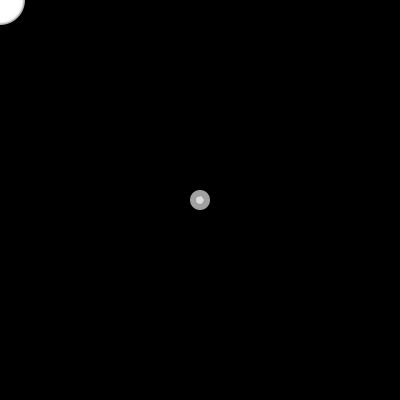
Frame 1 (no input)
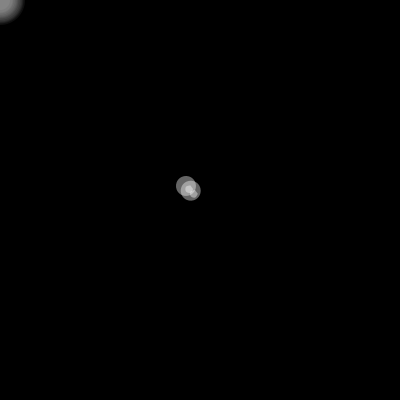
Frame 60 (the mouse pressed at the canvas centre just before this capture)
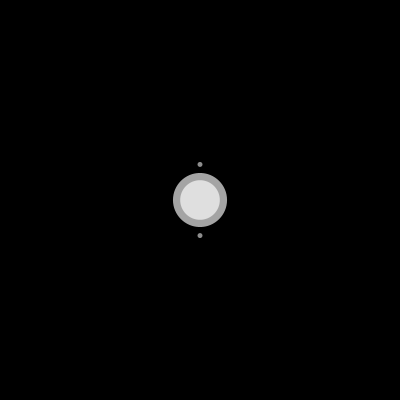
Frame 120 (the mouse held since frame 60 and released just before this capture)

The Processing sketch that drew these frames (run headless with seeded random() and noise(); from frame 60 on, the mouse is pressed at the canvas centre):

// Processing sketch: processing_115439
// ── processing_115439.pde

class Spring {
  Particle p;
  Particle q;
  float restLength;
  float springConstant;
 
  Spring (Particle p1, Particle p2) {
    p = p1;
    q = p2;
 
    float dx = p.px - q.px;
    float dy = p.py - q.py;
    restLength = sqrt(dx*dx + dy*dy);
    springConstant = 0.1;
  }
 
  void update() {
    float dx = p.px - q.px;
    float dy = p.py - q.py;
    float dh = sqrt(dx*dx + dy*dy);
 
    if (dh > 1) {
      float distention = dh - restLength;
      float restorativeForce = springConstant * distention; // F = -kx
      float fx = (dx/dh) * restorativeForce;
      float fy = (dy/dh) * restorativeForce;
      p.addForce (-fx, -fy);
      q.addForce ( fx, fy);
    }
  }
 
  void render() {
    stroke(255);
    line(p.px, p.py, q.px, q.py);
  }
}
class Blob
{
  ArrayList<Particle> myParticles;
  ArrayList<Spring> mySprings;
  int nPoints;
  float radius;
  Particle center;
  Particle point1;
  Particle p;
  boolean attraction;
 
  
  Blob(int np, float r,boolean a)
  {
    myParticles = new ArrayList<Particle>();
    mySprings = new ArrayList<Spring>();
    nPoints=np;
    radius=r;
    
    
     for (int i=0; i<nPoints; i++) {
    float t = (float)i/nPoints * TWO_PI;
    float rx = width/2 + radius * cos(t);
    float ry = width/2 + radius * sin(t);
    myParticles.add( new Particle(rx, ry));
  }

 
  // stitch the particles together into a blob.
  mySprings = new ArrayList<Spring>();
  for (int i=0; i<(nPoints/2); i++) {
    Particle p = myParticles.get(i);
    Particle q = myParticles.get((i+1)%nPoints);
    Spring s0 = new Spring (p, q);
    mySprings.add (s0);
  }
    int connections[] = {2,3,5,7,11};
  for (int j=1; j<connections.length; j++) {
    for (int i=0; i<nPoints; i++) {
      Particle p = myParticles.get(i);
      Particle q = myParticles.get((i+ connections[j])%nPoints);
      Spring s0 = new Spring (p, q);
      mySprings.add (s0);
    }
  }
  
   p=new Particle(0,0);
   p=myParticles.get(0);
   float particlex=p.px;
   float particley=p.py;
   center=new Particle(particlex-radius,particley-radius);
 
  }
  
  void update(float mr)
  {
     float gravityForceX = 0;
  float gravityForceY = -0.1;
  float mutualRepulsionAmount=mr;
  
  

    for (int i=0; i<myParticles.size(); i++) {
    myParticles.get(i).bPeriodicBoundaries = false;
    myParticles.get(i).update(); // update all locations
  }
   for (int i=0; i<myParticles.size(); i++) {
     float dx=myParticles.get(i).px-mouseX;
     float dy=myParticles.get(i).py-mouseY;
     float dh=sqrt(dx*dx+dy*dy);
     
     float componentInX = dx/dh;
        float componentInY = dy/dh;
        float proportionToDistanceSquared = 1.0/(dh);
         
        float repulsionForcex = mutualRepulsionAmount * componentInX * proportionToDistanceSquared;
        float repulsionForcey = mutualRepulsionAmount * componentInY * proportionToDistanceSquared;
    myParticles.get(i).addForce(-repulsionForcex,-repulsionForcey);
  }
  // update the springs
  for (int i=0; i<mySprings.size(); i++) {
    mySprings.get(i).update(); // draw all springs
  }
  
  center=new Particle(myParticles.get(0).px-radius,myParticles.get(0).py);
  }
  
  void render()
  {
    // Render the springs and particles
  /*for (int i=0; i<mySprings.size(); i++) {
    mySprings.get(i).render(); // draw all springs
  }
  for (int i=0; i<myParticles.size(); i++) {
    myParticles.get(i).render(); // draw all particles
  }*/
  noStroke();
  fill(255,100);
  
  float controlStartX=myParticles.get(0).px;
  float controlStartY=myParticles.get(0).py;
  float controlEndX=myParticles.get(nPoints-1).px;
  float controlEndY=myParticles.get(nPoints-1).py;
  beginShape();
  curveVertex(controlStartX,controlStartY);
  for(int i=0;i<nPoints;i++)
  {
    float x=myParticles.get(i).px;
    float y=myParticles.get(i).py;
    curveVertex(x,y);
    
  }
  curveVertex(controlEndX,controlEndY);
  endShape();
  
   //center=new Particle((myParticles[0].px)-radius,(myParticles[0].py)-radius);
  // fill(255,0,0);
  // ellipse(center.px,center.py,5,5);
  // fill(0,255,0);
  // ellipse(myParticles.get(0).px,myParticles.get(0).py,5,5);
  }
  
 /* Particle getClosest()
  {
    Particle c;
    float disX=0.0;
    float smallestDis=0.0;
    for(int i=0;i<myParticles.size();i++)
    {
     disX=sqrt(myParticles.get(i).px-mouseX)+myParticles.get(i).py-mouseY);
     if(disX<=smallestDis)
     {
       smallestDis=disX;
       c=myParticles.get(i);
     }
    }
  }*/
  
  Particle getFurthest(Egg e)
  {
   float dist=0.0;
   float maxDist=0.0;
   Particle far=new Particle(0.0,0.0);
   for(int i=0;i<myParticles.size();i++)
  {
   dist=sqrt(abs(myParticles.get(i).px-e.centerX)+abs(myParticles.get(i).py-e.centerY));
   if(dist>=maxDist)
   {
    maxDist=dist;
    far=myParticles.get(i);
   }
  }
 return far;
  }

  
  
}
class Egg
{
 float centerX;
 float centerY; 
 boolean breach;
 Sperm suitor1;
 Sperm suitor2;

 
 Egg()
 {
  centerX=mouseX;
  centerY=mouseY;
 breach=false; 
 suitor1=new Sperm(.1,this);
 suitor2=new Sperm(.1,this);
 
   
 }
 
 Egg(Sperm a,Sperm b)
 {
   centerX=mouseX;
   centerY=mouseY;
   breach=false;
   suitor1=a;
   suitor2=b;
   
 }

 
 void update()
 {
   centerX=mouseX;
   centerY=mouseY;
 }
 
 
 void render()
 {
   float alpha=sin(millis()/250.0);
   alpha=map(alpha,-1,1,0,200);
   float alphaJump=map(alpha,50,200, 0,10);
 
 if(!isBreached())
 {
 fill(255,alpha);
  noStroke();
  ellipse(centerX,centerY,50,50);
  ellipse(centerX,centerY,47,47);
  ellipse(centerX,centerY,45,45);
  ellipse(centerX,centerY,43,43);
  ellipse(centerX,centerY,40,40);
  ellipse(centerX,centerY,37,37);
  ellipse(centerX,centerY,35,35);
  ellipse(centerX,centerY,33,33);
  ellipse(centerX,centerY,30,30);
  ellipse(centerX,centerY,27,27);
  ellipse(centerX,centerY,25,25);
  ellipse(centerX,centerY,20,20); 
 }
 else
 {
   alpha=map(alpha,0,200,50,255);
 fill(255,alpha);
 float alphaBeat=sin(millis()/70.0);
 alphaBeat=map(alphaBeat,-1,1,0,20);
  noStroke();
  ellipse(centerX,centerY,50+alphaJump,50+alphaJump);
  ellipse(centerX,centerY,20+alphaBeat,20+alphaBeat);
 
 //center embryo
  
 }

   /*noStroke();
  ellipse(centerX,centerY,50,50);
  ellipse(centerX,centerY,20,20); */
 }
 
 

}
/*Rachel Moeller
Sperm and Egg simulation

Using Golan Levin's particles and springs/blob
*/

//these are really one sperm that spirals out from the center
Sperm spermie;
Sperm joe;
Egg eggie;
boolean breach;
ArrayList<Particle> particles;
float numParticles;

 
void setup() {
  size(400, 400);
  eggie=new Egg();
 spermie=new Sperm(9,eggie);
 joe=new Sperm(6,eggie);
 eggie=new Egg(spermie,joe);
 
   particles=new ArrayList<Particle>();
   numParticles=10;
   for(int i=0;i<numParticles;i++)
   {
     particles.add(new Particle(eggie.centerX,eggie.centerY));
   }   
}
 
 boolean isBreached()
  {
  ArrayList<Sperm> sperms=new ArrayList<Sperm>();
  sperms.add(spermie);
  sperms.add(joe);
  
  for(int i=0;i<sperms.size();i++)
  {
    float spermX=sperms.get(i).base.center.px;
    float spermY=sperms.get(i).base.center.py;
    if(spermX>eggie.centerX-25 && spermX<eggie.centerX+25 && spermY>eggie.centerY-25 &&spermY<eggie.centerY+25)
    {
      breach=true;
      return true;
    }
  }
  breach=false;
  return false;
 }
 void encircleUpdate(float alphaJump)
 {
  eggie.centerX=eggie.centerX+alphaJump;
  eggie.centerY=eggie.centerY+alphaJump;
 }
 void encircle()
 {
   
   float alpha=sin(millis()/250.0);
   float alphaJump=map(alpha,-1,1,0,10);
   float alphaColor=map(alpha,-1,1,0,255);
  fill(255,alphaColor); 
  ellipse(eggie.centerX,eggie.centerY-30-alphaJump,5,5);
  ellipse(eggie.centerX,eggie.centerY+30+alphaJump,5,5);
 }
 
 
void draw() {
  background (0);
  
  if(!isBreached())
  {
 spermie.update();
 joe.update();
    spermie.render();
    joe.render();
    eggie.update();
    eggie.render();
  }
  else
  {
  spermie.update();
  spermie.renderBreach();
  joe.renderBreach();
  
  eggie.update();
  eggie.render();
  encircle();
  }

 
}

class Particle {
  float px;
  float py;
  float vx;
  float vy;
  float damping;
  float mass;
  boolean bLimitVelocities = true;
  boolean bPeriodicBoundaries = false;
 
  // Constructor for the Particle
  Particle (float x, float y) {
    px = x;
    py = y;
    vx = vy = 0;
    damping = 0.93;
    mass = 1.0;
  }
 
  // Add a force in. One step of Euler integration.
  void addForce (float fx, float fy) {
    float ax = fx / mass;
    float ay = fy / mass;
    vx += ax;
    vy += ay;
  }
 
  // Update the position. Another step of Euler integration.
  void update() {
    vx *= damping;
    vy *= damping;
    limitVelocities();
    handleBoundaries();
    px += vx;
    py += vy;
  }
 
 
  void limitVelocities() {
    if (bLimitVelocities) {
      float speed = sqrt(vx*vx + vy*vy);
      float maxSpeed = 6.0;
      if (speed > maxSpeed) {
        vx *= maxSpeed/speed;
        vy *= maxSpeed/speed;
      }
    }
  }
 
  void handleBoundaries() {
    if (bPeriodicBoundaries) {
      if (px > width ) px -= width;
      if (px < 0     ) px += width;
      if (py > height) py -= height;
      if (py < 0     ) py += height;
    }
    else {
      if (px+vx > width ) {
        vx = -vx;
        px = min(px, width);
      }
      if (px+vx < 0     ) {
        vx = -vx;
        px = max(px, 0);
      }
      if (py+vy > height) {
        vy = -vy;
        py = min(py, height);
      }
      if (py+vy < 0     ) {
        vy = -vy;
        py = max(py, 0);
      }
    }
  }
 
  void render() {
    ellipse(px, py, 7, 7);
  }
}

class Sperm
{
  Blob base;
  Blob northPole;
  Tail tail;
  Tail tail1;
  float repulsionAmount;
  Egg target;
  Particle tparticle;
  
  Sperm(float rp, Egg t)
  {
    target=t;
    repulsionAmount=rp;
    base=new Blob(25,10,true);
    tail=new Tail(base.point1,base,target,repulsionAmount);
    tparticle=new Particle(0,0);
  }
  
  void update()
  {
    float distanceToEgg=sqrt(abs((mouseX-base.center.px))+abs((mouseY-base.center.py)));
    base.update(this.repulsionAmount);
    Particle a=base.myParticles.get(8);
    Particle b=base.myParticles.get(20);
   tail.update(a,distanceToEgg,target);
  tparticle=base.getFurthest(target);
  }
  
  void render()
  {
    base.render();
    tail.render(target);
   }
  
  void renderBreach()
  {
   
  }
  
  
}
class Tail
{
  Particle origin;
  Particle a;
  Particle b;
  Particle c;
  Particle d;
  Particle e;
  Particle f;
  Particle end;
  ArrayList<Particle> train;
  ArrayList<Spring> sprangs;
  float distanceX;
  float distanceY;
  Blob blob;
  Blob base;
  float repulsion;
  
  Tail(Particle o,Blob bl,Egg egg,float rp)
  {
    origin=new Particle(egg.centerX,egg.centerY);
    blob=bl;
    base=new Blob(5,4,true);
    repulsion=rp;
  }
  /* blob=bl;
   origin=o;
   distanceX=10;
   distanceY=5;
   
     a=new Particle(0,0);
   b=new Particle(0,0);
   c=new Particle(0,0);
   d=new Particle(0,0);
   e=new Particle(0,0);
   f=new Particle(0,0);
   end=new Particle(0,0);
 
   
   
   /*a=new Particle(origin.px,origin.py);
   b=new Particle(a.px+distanceX,a.py);
   c=new Particle(b.px+distanceX,b.py);
   d=new Particle(c.px+distanceX,c.py);
   e=new Particle(d.px+distanceX,d.py);
   f=new Particle(e.px+distanceX,e.py);
   end=new Particle(f.px+distanceX,f.py);*/
  
   /*train=new ArrayList<Particle>();
   train.add(origin);
   train.add(a);
   train.add(b);
   train.add(c);
   train.add(d);
   train.add(e);
   train.add(f);
   train.add(end);
   
   sprangs=new ArrayList<Spring>();
   for(int i=0;i<train.size();i++)
   {
     if(i<train.size()-1)
     {
     sprangs.add(new Spring(train.get(i),train.get(i+1)));
     }
   }
  }*/
  
  void update(Particle o, float divAmount,Egg egg)
  {
    //float t;
    //t=sin(millis()/(divAmount*10));
    float ex=egg.centerX;
    float ey=egg.centerY;
    
    float sx=blob.center.px;
    float sy=blob.center.px;
    
    float disy=ey-sy;
    float disx=ex-sx;
    
    float posX=disx*-.2;
    float posY=disy*-.2;
  
    base.update(this.repulsion-2);
    
    
 
    
      
  /* float ex=egg.centerX;
   float ey=egg.centerY;
   
   float sx=blob.center.px;
   float sy=blob.center.py;
   
   float disy=ey-sy;
   float disx=ex-sx;
   float ca=.02;
   float posx=-disx*ca;
   float posy=-disy*ca;
  
    origin=blob.center;
    a=new Particle(origin.px*posx,origin.py*posy+t);
   b=new Particle(a.px,a.py+t);
   c=new Particle(b.px+posx,b.py+posy+t);
   d=new Particle(c.px+posx,c.py+posy+t);
   e=new Particle(d.px+posx,d.py+posy+t);
   f=new Particle(e.px+posx,e.py+posy+t);
   end=new Particle(f.px+distanceX,f.py+distanceY+t);
    //origin=new Particle(posx,posy);
     /*a=new Particle(origin.px+posx,origin.py+posy+t);
   b=new Particle(a.px+posx,a.py+posy+t);
   c=new Particle(b.px+posx,b.py+posy+t);
   d=new Particle(c.px+posx,c.py+posy+t);
   e=new Particle(d.px+posx,d.py+posy+t);
   f=new Particle(e.px+posx,e.py+posy+t);
   end=new Particle(f.px+distanceX,f.py+distanceY+t);*/
   
  /* train.set(0,origin);
   train.set(1,a);
   train.set(2,b);
   train.set(3,c);
   train.set(4,d);
   train.set(5,e);
   train.set(6,f);
   train.set(7,end);
   
   for(int i=0;i<train.size();i++)
   {
     train.get(i).addForce(.4,.3);
   }
   
    
    
    for(int i=0;i<sprangs.size();i++)
    {
      sprangs.get(i).update();
    }*/
  }
  
  void render(Egg egg)
  {
    noStroke();
    fill(255,200);
    base.render();
    
    fill(255);
   // ellipse(origin.px,origin.py,3,3);
    //ellipse(a.px,a.py,3,3);
   /* ellipse(b.px,b.py,3,3);
    ellipse(c.px,c.py,3,3);
    ellipse(d.px,d.py,3,3);
    ellipse(e.px,e.py,3,3);
    ellipse(f.px,f.py,3,3);
    ellipse(end.px,end.py,3,3);*/
   //line(origin.px,origin.py,end.px,end.py);
   
  }
  
  void renderBreach(Egg egg)
  {
    float throb=sin(millis()/200.0);
    
    //particles go clockwise
    origin=new Particle(egg.centerX,egg.centerY-60);
    a=new Particle(egg.centerX,egg.centerY-60);
    b=new Particle(egg.centerX,egg.centerY-60);
    c=new Particle(egg.centerX,egg.centerY-60);
    d=new Particle(egg.centerX,egg.centerY-60);
    e=new Particle(egg.centerX,egg.centerY-60);
    f=new Particle(egg.centerX,egg.centerY-60);
    end=new Particle(egg.centerX,egg.centerY-60);
    
    fill(255,0,0);
    ellipse(egg.centerX,egg.centerY-60,4,4);
  }
  
  
  
}
